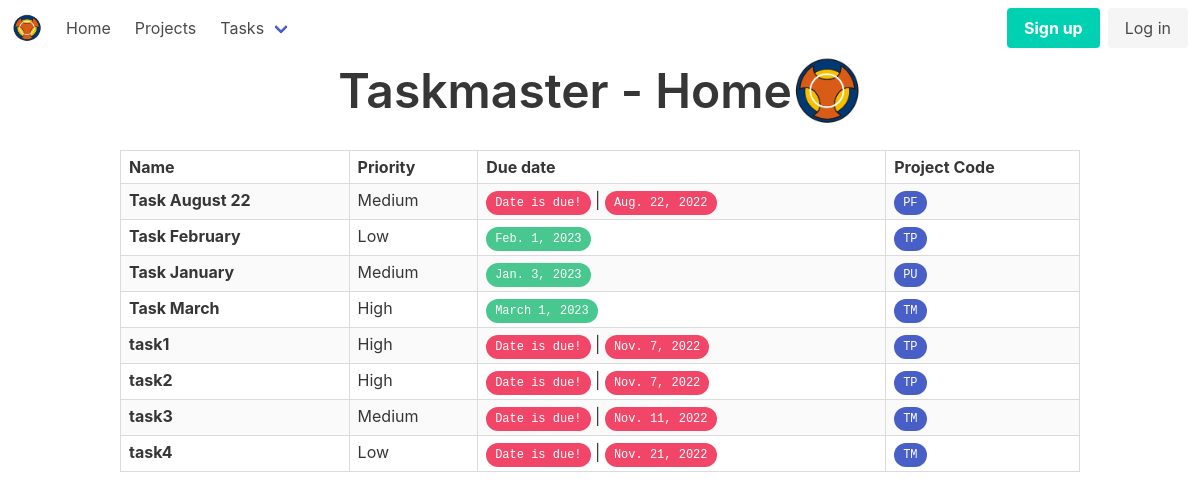
The page / on the database its author committed.
### tasks/models.py (models this page shows, shortened)
class Task(models.Model):
    name = models.CharField(max_length=250)
    finished = models.BooleanField(default=False)
    order = models.IntegerField(default=100)
    priority = models.CharField(
        max_length=6,
        choices=[
            ('High', 'High'),
            ('Medium', 'Medium'),
            ('Low', 'Low'),
        ],
        default='Medium',
    )
    due_date = models.DateField(
        blank=True,
        null=True,
    )
    color = models.CharField(
        max_length=6,
        choices=[
            ('blue', 'blue'),
            ('red', 'red'),
            ('orange', 'orange'),
            ('green', 'green'),
        ],
        default='blue',
    )
    project = models.ForeignKey(
        Project,
        blank=True,
        default=None,
        null=True,
        on_delete=models.CASCADE,
    )
    def is_due(self):
        return (self.due_date is not None) and (self.due_date <= today())

class Project(models.Model):
    name = models.CharField(max_length=250)
    code = models.SlugField(max_length=4, unique=True)
    description = models.TextField(blank=True)
    start_date = models.DateField(default=today)
    end_date = models.DateField(blank=True, null=True)

### tasks/views.py (the view)
# urls.py: 2. Add a URL to urlpatterns:  path('', views.home, name='home')
def home(request):
    date = timezone.now().date()
    tasks = models.Task.objects.all().order_by('name')
    return render(request, 'tasks/home.html', {'date': date, 'tasks': tasks})

### tasks/models.py (called while the page is built)
def today():
    return timezone.now().date()

### tasks/templates/tasks/home.html (shortened to what this page needs)
{% extends 'tasks/base.html' %}
{% block header %}Taskmaster - Home{% endblock %}
{% block content %}
{% include 'tasks/includes/task_table.html' %}
{% endblock %}

### tasks/templates/tasks/includes/task_table.html (shortened to what this page needs)
<!DOCTYPE html>
<html lang="en">
<head>
</head>
<body>
<table class="table is-bordered is-striped is-narrow is-hoverable is-fullwidth">
    <tr>
        <th>Name</th>
        <th>Priority</th>
        <th>Due date</th>
        <th>Project Code</th>
    </tr>
    {% for task in tasks %}
    <tr class="{% cycle 'bg-white' 'bg-grey' %}">
        <td><strong>{{ task.name }}</strong></td>
        <td>
            {% if task.priority == 'High' %}
            <span class="priority">High</span>
            {% elif task.priority == 'Medium' %}
            <span>Medium</span>
            {% else %}
            <span>Low</span>
            {% endif %}
        <td>
            {% if task.is_due %}
            <span class="tag is-danger is-rounded"><kbd>Date is due!</kbd></span> | <span
                class="tag is-danger is-rounded"><kbd>{{ task.due_date }}</kbd></span>
            {% else %}
            <span class="tag is-success is-rounded"><kbd>{{ task.due_date }}</kbd></span>
            {% endif %}
        <td>
            {% if task.project.code %}
            <a href="{% url 'project_code' task.project.code %}" class="tag is-link is-rounded"><kbd>{{ task.project.code }}</kbd></a>
            {% else %}
            <i>N/A</i>
            {% endif %}
        </td>
    </tr>
    {% endfor %}
</table>
</body>
</html>

### rows shown on the page
Task: name "Task August 22", priority "Medium", due_date "Aug. 22, 2022", project.code "PF"
Task: name "Task February", priority "Low", due_date "Feb. 1, 2023", project.code "TP"
Task: name "Task January", priority "Medium", due_date "Jan. 3, 2023", project.code "PU"
Task: name "Task March", priority "High", due_date "March 1, 2023", project.code "TM"
Task: name "task1", priority "High", due_date "Nov. 7, 2022", project.code "TP"
Task: name "task2", priority "High", due_date "Nov. 7, 2022", project.code "TP"
Task: name "task3", priority "Medium", due_date "Nov. 11, 2022", project.code "TM"
Task: name "task4", priority "Low", due_date "Nov. 21, 2022", project.code "TM"
